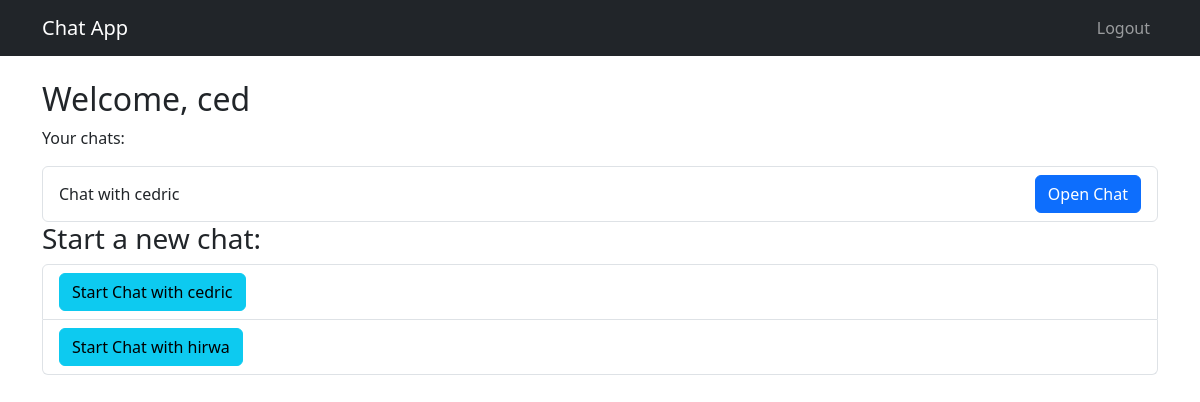
/chat/ (signed in), run on an earlier commit of the app's database.
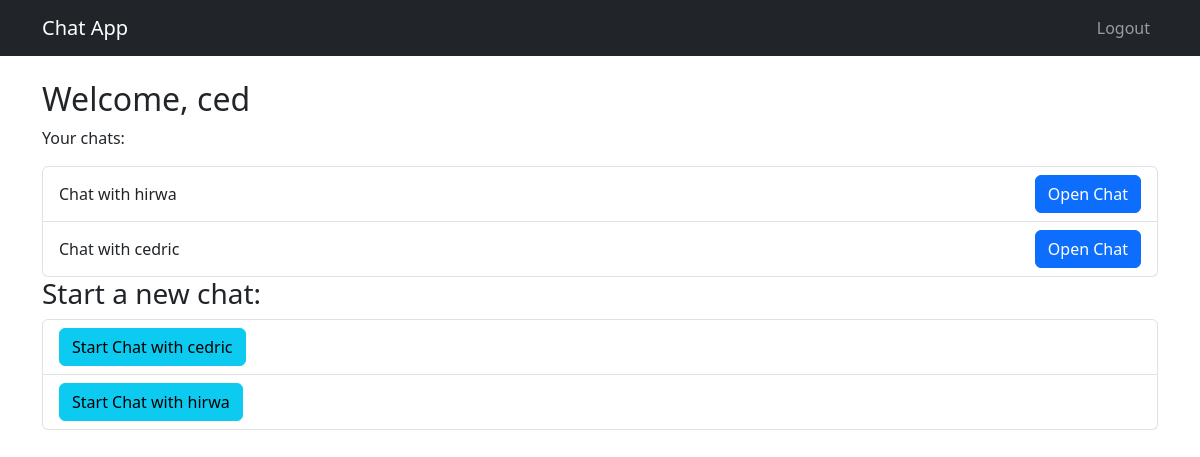
And on a later commit of the database.
### users/models.py (models this page shows)
class CustomUser(AbstractUser):
    profile_picture = models.ImageField(upload_to='profile_pics/', blank=True, null=True)

### chat/models.py (models this page shows, shortened)
class ChatSession(models.Model):
    user1 = models.ForeignKey(User, on_delete=models.CASCADE, related_name="chats_as_user1")
    user2 = models.ForeignKey(User, on_delete=models.CASCADE, related_name="chats_as_user2")
    created_at = models.DateTimeField(auto_now_add=True)
    class Meta:
        unique_together = ('user1', 'user2')  # Ensure only one chat session per user pair

### chat/views.py (the view)
# urls.py: path('', views.chat_home, name='chat_home'),
@login_required
def chat_home(request):
    chat_sessions = ChatSession.objects.filter(user1=request.user) | ChatSession.objects.filter(user2=request.user)
    chat_sessions = chat_sessions.order_by('-created_at')  # Order by most recent chat
    users = User.objects.exclude(id=request.user.id)
    return render(request, 'chat/home.html', {
        'chat_sessions': chat_sessions,
        'users': users  # Pass users to the template
    })

### chat/templates/chat/home.html
{% extends 'base.html' %}
{% block content %}
<h2>Welcome, {{ user.username }}</h2>
<p>Your chats:</p>
<ul class="list-group">
    {% for session in chat_sessions %}
        <li class="list-group-item d-flex justify-content-between align-items-center">
            <span>
                {% if session.user1 == user %}
                    Chat with {{ session.user2.username }}
                {% else %}
                    Chat with {{ session.user1.username }}
                {% endif %}
            </span>
            <a href="{% url 'chat_detail' chat_id=session.id %}" class="btn btn-primary">Open Chat</a>
        </li>
    {% empty %}
        <li class="list-group-item">No chats yet.</li>
    {% endfor %}
</ul>
<h3>Start a new chat:</h3>
<ul class="list-group">
    {% for user in users %}
        {% if user != request.user %}
            <li class="list-group-item">
                <a href="{% url 'start_chat' user.id %}" class="btn btn-info">
                    Start Chat with {{ user.username }}
                </a>
            </li>
            {% else %}
            <p>No users available.</p>
        {% endif %}
    {% endfor %}
</ul>
{% endblock %}

### users/templates/base.html (shortened to what this page needs)
{% load static %}
<!DOCTYPE html>
<html lang="en">
<head>
    <link rel="stylesheet" href="https://cdn.jsdelivr.net/npm/bootstrap@5.3.0/dist/css/bootstrap.min.css">
    <link rel="stylesheet" href="{% static 'chat/css/chat.css' %}">
</head>
<body>
    <nav class="navbar navbar-expand-lg navbar-dark bg-dark">
        <div class="container">
            <a class="navbar-brand" href="#">Chat App</a>
            <div class="collapse navbar-collapse">
                <ul class="navbar-nav ms-auto">
                    {% if user.is_authenticated %}
                        <li class="nav-item">
                            <a class="nav-link" href="{% url 'logout' %}">Logout</a>
                        </li>
                    {% endif %}
                </ul>
            </div>
        </div>
    </nav>
    <div class="container mt-4">
        {% block content %}
        {% endblock %}
    </div>
</body>
</html>

What changed in the data, as far as the page shows it:
added ChatSession: user2.username "hirwa"
